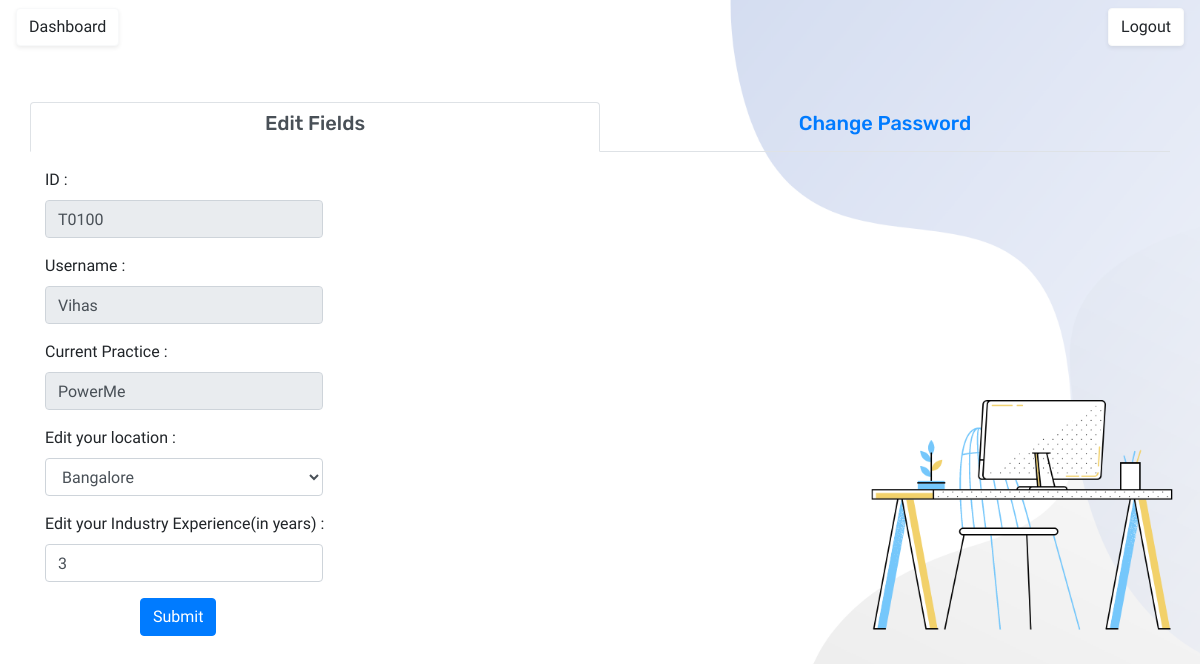
Before: /edit_profile (signed in) with the older database file.
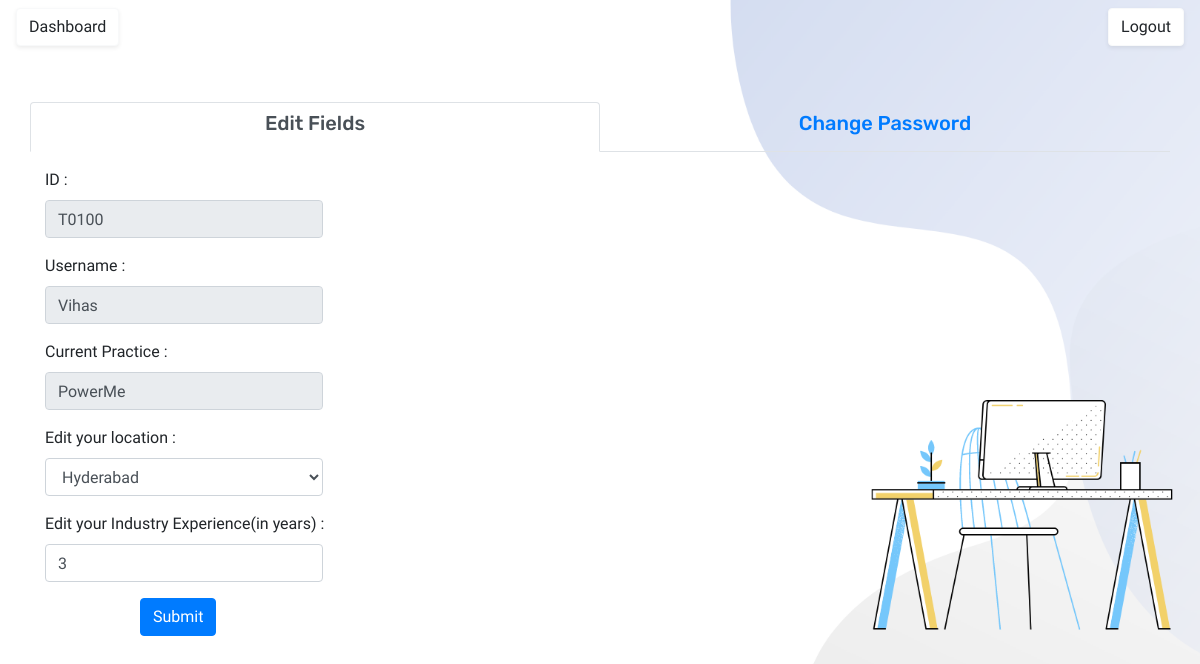
After: the same page with the newer database file.
### app/models.py (models this page shows, shortened)
class Users(UserMixin, db.Model):
    id = db.Column(db.String(24), primary_key=True)
    username = db.Column(db.String(64), index=True, unique=True)
    email = db.Column(db.String(120), index=True, unique=True)
    password_hash = db.Column(db.String(128))
    overall_exp = db.Column(db.Integer, index=True, nullable=True)
    location = db.Column(db.String(24), index=True)
    manager_id = db.Column(db.String(24))
    practice = db.Column(db.String(24), index=True)
    employees = db.relationship('Skills', backref='author', lazy='dynamic')
    admin = db.Column(db.Enum('N', 'Y'), index=True, server_default='N')

### app/routes.py (the view, shortened to what this page needs)
@app.route('/edit_profile', methods=['GET', 'POST'])
def edit_profile():
    user = Users.query.filter_by(id=current_user.id).first()
    loc = LookupTable.query.filter_by(field="location").all()
    return render_template('edit_profile.html', user=user, l=loc)

### app/models.py (called while the page is built)
@login.user_loader
def load_user(id):
    return Users.query.get(id)

### app/templates/edit_profile.html (shortened to what this page needs)
{% extends "base.html" %}
{% block content %}
<section id="tabs">
	<div class="container">
		<div class="row">
			<div class="col-xs-12 ">
				<nav>
					<div class="nav nav-tabs nav-fill" id="nav-tab" role="tablist">
						<a class="nav-item nav-link active" id="nav-home-tab" data-toggle="tab" href="#nav-home" role="tab" aria-controls="nav-home" aria-selected="true" style="width: 570px;"><h5 style="font-family: Rubik">Edit Fields</h5></a>
						<a class="nav-item nav-link" id="nav-profile-tab" data-toggle="tab" href="#nav-profile" role="tab" aria-controls="nav-profile" aria-selected="false" style="width: 570px;"><h5 style="font-family: Rubik">Change Password</h5></a>
					</div>
				</nav>
				<div class="tab-content py-3 px-3 px-sm-0" id="nav-tabContent">
					<div class="tab-pane fade show active" id="nav-home" role="tabpanel" aria-labelledby="nav-home-tab">
                        <div class="container-fluid">
                            <form action="" method="post" id="form">
                                <div class="form-group">
                                    <label for="id">ID : </label>
                                    <input type="text" class="form-control" name="id" id="id" value={{user.id}} style="width: 25%;" disabled>
                                </div>
                                <div class="form-group">
                                    <label for="username">Username : </label>
                                    <input type="text" class="form-control" name="username" id="username" value='{{user.username}}' style="width: 25%;" disabled>
                                </div>
                                <div class="form-group">
                                    <label for="username">Current Practice : </label>
                                    <input type="text" class="form-control" name="practice" id="practice" value='{{user.practice}}' style="width: 25%;" disabled>
                                </div>
                                <div class="form-group">
                                    <label for="username">Edit your location : </label>
                                        <select class='form-control' id="location" name="location" style="width: 25%">
                                                        <option value={{user.location}} selected>{{user.location}}</option>
                                        </select>
                                </div>
                                <div class="form-group">
                                    <label for="username">Edit your Industry Experience(in years) : </label>
                                    <input type="text" class="form-control" name="exp" id="exp" value={{user.overall_exp}} style="width: 25%;">
                                </div>
                            </form>
                            <button style="margin-left: 95px;" type="submit" class="btn btn-primary"   data-toggle="modal" data-target="#exampleModalTech" name="flag" >Submit</button>
                        </div>
					</div>
				</div>
			</div>
		</div>
	</div>
</section>
{% endblock %}

### app/templates/base.html (shortened to what this page needs)
<html>
    <head>
        <link href="https://cdnjs.cloudflare.com/ajax/libs/popper.js/1.14.3/umd/popper.min.js" rel="stylesheet">
        <link rel="stylesheet" href="https://stackpath.bootstrapcdn.com/bootstrap/4.4.1/css/bootstrap.min.css">
    </head>
    <body>
        <nav class="navbar">
            <a href="{{ url_for('dashboard') }}" class="btn btn-light shadow-sm mb-5 bg-white rounded" role="button" aria-pressed="true" style="font-family: Cairo">Dashboard</a>
            {% if not current_user.is_anonymous %}
                <a href="{{ url_for('logout') }}" class="btn btn-light shadow-sm mb-5 bg-white rounded" role="button" aria-pressed="true" style="font-family: Cairo">Logout</a>
            {% endif %}
        </nav>
        {% block content %}{% endblock %}
    </body>
</html>

### app/templates/base.html (style rules this page uses)
body { background-size: cover; font-family: 'Cairo', sans-serif; }

### app/templates/edit_profile.html (style rules this page uses)
body { background-image: url("static/res/edit_pro.png"); font-family: 'Cairo', sans-serif; background-size: cover; background-repeat: no-repeat; }

Changed rows visible on the page:
changed Users "Vihas": location "Bangalore" → "Hyderabad"
